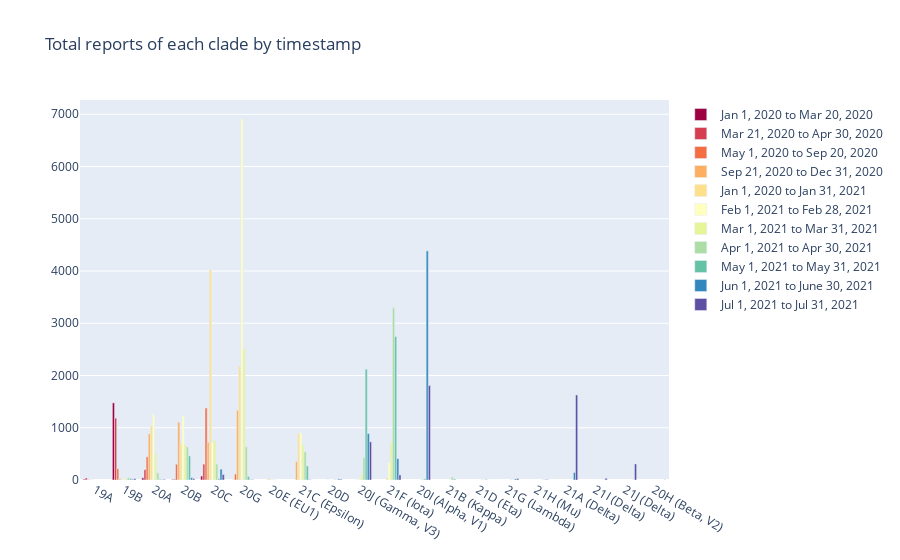

The cell this chart's notebook holds for it:
### Code cell
data = []
colors = px.colors.diverging.Spectral
for i in range(11):
    q = dfs[i].groupby("clade").sum('count')
    b = go.Bar(name = timestamp_dictionary[i + 1], x=q.index, y=q['count'], marker_color=colors[i])
    data.append(b)
  
fig = go.Figure(data=data)
fig.update_layout(barmode='group', title = "Total reports of each clade by timestamp")
fig.show()
fig.write_image(os.path.join(project_folder, "visualizations", "Total reports of each clade by timestamp.png"), width=2000, height=1000)

### Figure 1 — Plotly figure (JSON) as saved in the notebook; plotly's stock layout.template omitted (floating-point values rounded to 4 significant figures)
{"data": [{"marker": {"color": "rgb(158,1,66)"}, "name": "Jan 1, 2020 to Mar 20, 2020", "type": "bar", "x": ["19A", "19B", "20A", "20B", "20C"], "y": [15, 1476, 42, 9, 75]}, {"marker": {"color": "rgb(213,62,79)"}, "name": "Mar 21, 2020 to Apr 30, 2020", "type": "bar", "x": ["19A", "19B", "20A", "20B", "20C", "20G"], "y": [39, 1184, 198, 16, 304, 2]}, {"marker": {"color": "rgb(244,109,67)"}, "name": "May 1, 2020 to Sep 20, 2020", "type": "bar", "x": ["19A", "19B", "20A", "20B", "20C", "20G"], "y": [8, 215, 443, 302, 1378, 113]}, {"marker": {"color": "rgb(253,174,97)"}, "name": "Sep 21, 2020 to Dec 31, 2020", "type": "bar", "x": ["19A", "19B", "20A", "20B", "20C", "20E (EU1)", "20G", "21C (Epsilon)"], "y": [1, 26, 883, 1106, 722, 3, 1332, 353]}, {"marker": {"color": "rgb(254,224,139)"}, "name": "Jan 1, 2020 to Jan 31, 2021", "type": "bar", "x": ["19A", "19B", "20A", "20B", "20C", "20D", "20E (EU1)", "20G", "20J (Gamma, V3)", "21C (Epsilon)", "21F (Iota)"], "y": [2, 11, 1033, 707, 4022, 4, 29, 2179, 3, 891, 37]}, {"marker": {"color": "rgb(255,255,191)"}, "name": "Feb 1, 2021 to Feb 28, 2021", "type": "bar", "x": ["19B", "20A", "20B", "20C", "20E (EU1)", "20G", "20J (Gamma, V3)", "21C (Epsilon)", "21F (Iota)"], "y": [17, 1262, 1222, 725, 4, 6909, 22, 903, 337]}, {"marker": {"color": "rgb(230,245,152)"}, "name": "Mar 1, 2021 to Mar 31, 2021", "type": "bar", "x": ["19B", "20A", "20B", "20C", "20E (EU1)", "20G", "20I (Alpha, V1)", "20J (Gamma, V3)", "21B (Kappa)", "21C (Epsilon)", "21F (Iota)"], "y": [40, 505, 669, 757, 2, 2508, 2, 103, 6, 670, 719]}, {"marker": {"color": "rgb(171,221,164)"}, "name": "Apr 1, 2021 to Apr 30, 2021", "type": "bar", "x": ["19B", "20A", "20B", "20C", "20D", "20E (EU1)", "20G", "20I (Alpha, V1)", "20J (Gamma, V3)", "21B (Kappa)", "21C (Epsilon)", "21D (Eta)", "21F (Iota)", "21G (Lambda)"], "y": [45, 136, 633, 305, 9, 1, 635, 12, 432, 55, 537, 3, 3299, 5]}, {"marker": {"color": "rgb(102,194,165)"}, "name": "May 1, 2021 to May 31, 2021", "type": "bar", "x": ["19B", "20A", "20B", "20C", "20D", "20G", "20I (Alpha, V1)", "20J (Gamma, V3)", "21B (Kappa)", "21C (Epsilon)", "21D (Eta)", "21F (Iota)", "21G (Lambda)", "21H (Mu)"], "y": [28, 14, 462, 29, 1, 68, 24, 2122, 20, 269, 1, 2746, 1, 2]}, {"marker": {"color": "rgb(50,136,189)"}, "name": "Jun 1, 2021 to June 30, 2021", "type": "bar", "x": ["19B", "20A", "20B", "20C", "20D", "20G", "20I (Alpha, V1)", "20J (Gamma, V3)", "21A (Delta)", "21C (Epsilon)", "21D (Eta)", "21F (Iota)", "21G (Lambda)", "21H (Mu)", "21I (Delta)", "21J (Delta)"], "y": [14, 5, 46, 207, 21, 5, 4385, 887, 143, 9, 8, 409, 21, 5, 1, 1]}, {"marker": {"color": "rgb(94,79,162)"}, "name": "Jul 1, 2021 to Jul 31, 2021", "type": "bar", "x": ["19B", "20A", "20B", "20C", "20D", "20G", "20H (Beta, V2)", "20I (Alpha, V1)", "20J (Gamma, V3)", "21A (Delta)", "21C (Epsilon)", "21F (Iota)", "21G (Lambda)", "21H (Mu)", "21I (Delta)", "21J (Delta)"], "y": [26, 12, 25, 105, 15, 6, 3, 1809, 731, 1628, 1, 97, 27, 9, 33, 307]}], "layout": {"barmode": "group", "title": {"text": "Total reports of each clade by timestamp"}}}
